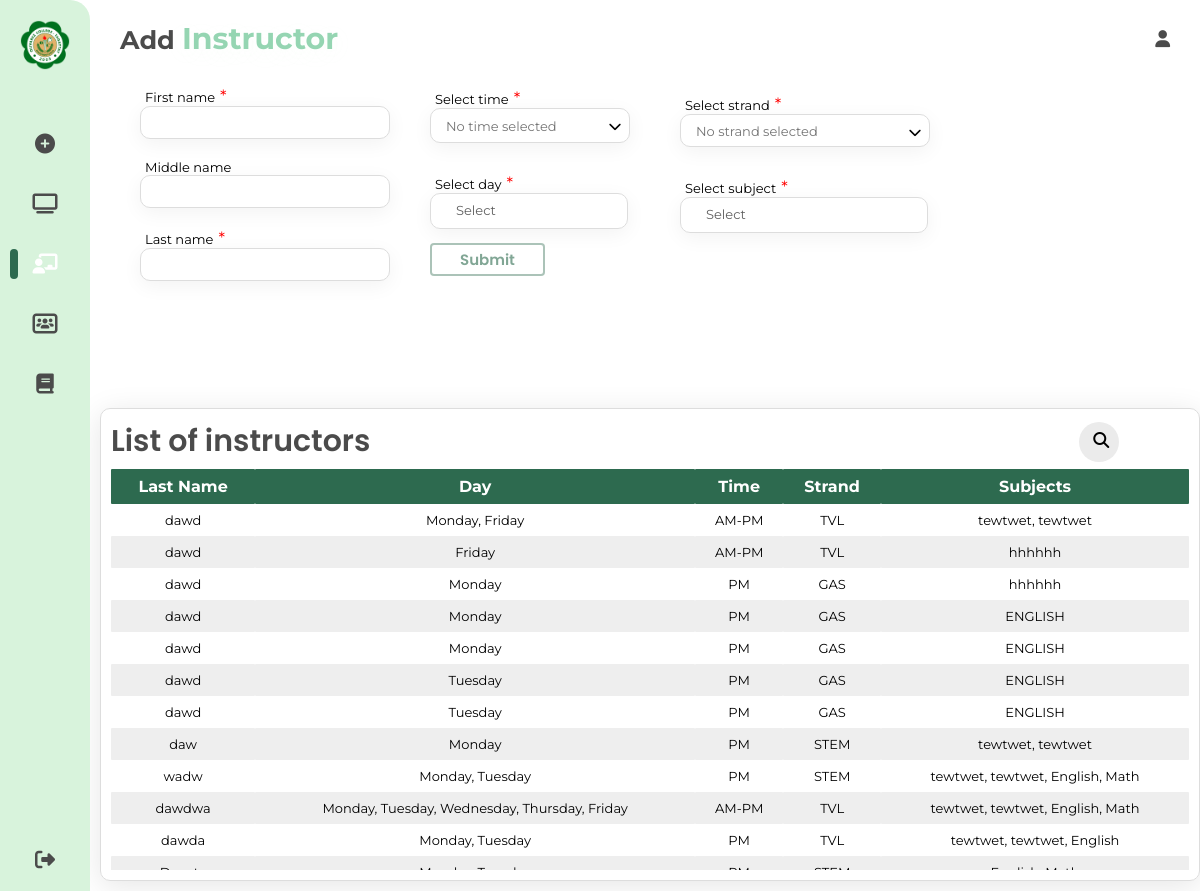
The app's page /userTeacher.php (signed in) with its own data.
### tables this page shows
CREATE TABLE `teachers` (
  `id` int(11) NOT NULL,
  `first_name` varchar(50) NOT NULL,
  `middle_name` varchar(50) DEFAULT NULL,
  `last_name` varchar(50) NOT NULL,
  `day` varchar(50) DEFAULT NULL,
  `time` varchar(255) NOT NULL,
  `strand` enum('GAS','STEM','TVL','ICT','ABM') NOT NULL,
  `subject` varchar(255) NOT NULL
);

### userTeacher.php (the view, shortened to what this page needs)
<?php
include('connect.php');
$sql = "SELECT * FROM teachers";
$result = $conn->query($sql);
if (isset($_GET['search'])) {
  $searchTerm = $_GET['search'];
  $result = searchTeachers($conn, $searchTerm);
} else {
  $sql = "SELECT * FROM teachers";
  $result = $conn->query($sql);
}
?>
<!DOCTYPE html>
<html lang="en">
<head>
  <link rel="stylesheet" type="text/css" href="teacher.css?<?php echo time(); ?>" />
  <link rel="stylesheet" href="https://cdnjs.cloudflare.com/ajax/libs/font-awesome/6.5.1/css/all.min.css" />
</head>
<body>
  <div class="container">
    <nav>
      <div class="logo">
        <img src="./img/olivarez-college-tagaytay-logo.png" alt="" />
      </div>
      <ul>
        <li class="list-items">
          <a href="./userGenerate.php" class="generate"><i class="fa-solid fa-circle-plus"></i><span class="nav-lists">Generate Schedule</span></a>
        </li>
        <li class="list-items">
          <a href="./userDashboard.php" target="_self"><i class="fa-solid fa-tv"></i><span class="nav-lists">Dashboard</span></a>
        </li>
        <li class="list-items">
          <a href="./userTeacher.php" class="active" target="_top"><i class="fa-solid fa-chalkboard-user"></i><span class="nav-lists">Teachers</span></a>
        </li>
        <li class="list-items">
          <a href="./userSection.php"><i class="fa-solid fa-users-rectangle"></i><span class="nav-lists">Sections</span></a>
        </li>
        <li class="list-items">
          <a href="./userSubject.php" target="_parent"><i class="fa-solid fa-book"></i><span class="nav-lists">Subjects</span></a>
        </li>
        <li>
          <a class="logout"><i class="fa-solid fa-right-from-bracket"></i><span class="nav-lists">Logout</span></a>
        </li>
      </ul>
    </nav>
    <section class="main-content">
      <div class="main-logo">
        <h1>Add <span>Instructor</span></h1><i class="fa-solid fa-user"></i>
      </div>
      <div class="inputs">
        <form action="add_teachers.php" method="post" onsubmit="return validateForm()">
          <div class="names">
            <div class="teacher-name">
              <span>First name<span style="color: red; font-size: 1.3em">*</span></span>
              <input required type="text" class="first-name input" autocomplete="off" name="first_name" />
            </div>
            <div class="teacher-name">
              <span>Middle name</span>
              <input type="text" class="middle-name input" autocomplete="off" name="middle_name" />
            </div>
            <div class="teacher-name">
              <span>Last name<span style="color: red; font-size: 1.3em">*</span></span>
              <input required type="text" class="last-name input" autocomplete="off" name="last_name" />
            </div>
          </div>
          <div class="day-time">
            <div class="dropdown-time">
              <span class="input-info">Select time<span style="color: red; font-size: 1.3em">*</span></span>
              <input required type="text" class="textbox-time input" placeholder="No time selected" readonly name="time" />
              <span class="icon-down"><i class="fa-solid fa-chevron-down"></i></span>
            </div>
            <div class="dropdown-day">
              <span class="input-info">Select day<span style="color: red; font-size: 1.3em;">*</span></span>
            </div>
            <div class="button-submit"><button href="add_teachers.php" class="btn-submit">Submit</button></div>
          </div>
          <div class="subject-strand">
            <div class="strand-list">
              <span class="input-info">Select strand<span style="color: red; font-size: 1.3em">*</span></span>
              <input type="text" name="strand" class="textbox-strands input" placeholder="No strand selected" readonly required />
              <span class="icon-down"><i class="fa-solid fa-chevron-down"></i></span>
            </div>
            <div class="subject-list">
              <span class="input-info">Select subject<span style="color: red; font-size: 1.3em">*</span></span>
            </div>
          </div>
      </div>
  </div>
  <div class="teacher-table">
    <div class="table-header">
      <span>List of instructors</span>
      <div class="table-search">
        <form class="search-container">
          <input id="search-box" type="text" class="search-box" name="" />
          <label for="search-box"><i class="fa-solid fa-magnifying-glass search-icon"></i></label>
        </form>
      </div>
    </div>
    <div class="table-container">
      <table class="table">
        <thead>
          <tr>
            <th>Last Name</th>
            <th>Day</th>
            <th>Time</th>
            <th>Strand</th>
            <th>Subjects</th>
          </tr>
        </thead>
        <tbody st>
          <?php
          while ($row = $result->fetch_assoc()) {
            echo "<tr>";
            echo "<td>" . $row['last_name'] . "</td>";
            echo "<td>" . $row['day'] . "</td>";
            echo "<td>" . $row['time'] . "</td>";
            echo "<td>" . $row['strand'] . "</td>";
            echo "<td>" . $row['subject'] . "</td>";
            echo "</tr>";
          }
          ?>
        </tbody>
      </table>
    </div>
  </div>
</body>
</html>

### records on screen
teachers: last_name "dawd", day "Monday, Friday", time "AM-PM", strand "TVL", subject "tewtwet, tewtwet"
teachers: last_name "dawd", day "Friday", time "AM-PM", strand "TVL", subject "hhhhhh"
teachers: last_name "dawd", day "Monday", time "PM", strand "GAS", subject "hhhhhh"
teachers: last_name "dawd", day "Monday", time "PM", strand "GAS", subject "ENGLISH"
teachers: last_name "dawd", day "Monday", time "PM", strand "GAS", subject "ENGLISH"
teachers: last_name "dawd", day "Tuesday", time "PM", strand "GAS", subject "ENGLISH"
teachers: last_name "dawd", day "Tuesday", time "PM", strand "GAS", subject "ENGLISH"
teachers: last_name "daw", day "Monday", time "PM", strand "STEM", subject "tewtwet, tewtwet"
teachers: last_name "wadw", day "Monday, Tuesday", time "PM", strand "STEM", subject "tewtwet, tewtwet, English, Math"
teachers: last_name "dawdwa", day "Monday, Tuesday, Wednesday, Thursday, Friday", time "AM-PM", strand "TVL", subject "tewtwet, tewtwet, English, Math"
teachers: last_name "dawda", day "Monday, Tuesday", time "PM", strand "TVL", subject "tewtwet, tewtwet, English"
